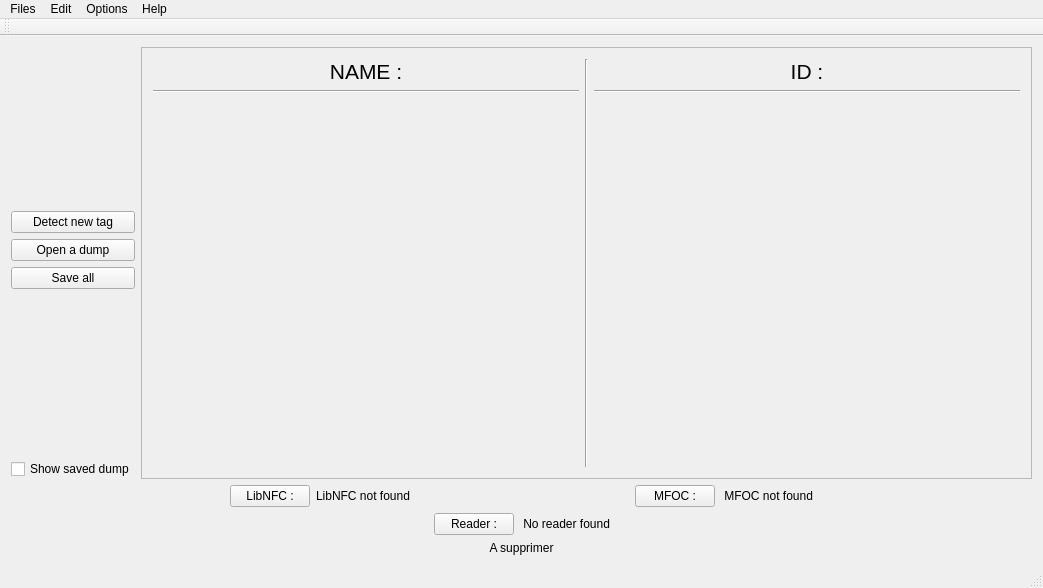
<?xml version="1.0" encoding="UTF-8"?>
<ui version="4.0">
 <class>MainWindow</class>
 <widget class="QMainWindow" name="MainWindow">
  <property name="geometry">
   <rect>
    <x>0</x>
    <y>0</y>
    <width>1043</width>
    <height>588</height>
   </rect>
  </property>
  <property name="windowTitle">
   <string>NFC_flo</string>
  </property>
  <widget class="QWidget" name="centralWidget">
   <layout class="QVBoxLayout" name="verticalLayout_2">
    <item>
     <layout class="QVBoxLayout" name="baseLayout">
      <item>
       <layout class="QHBoxLayout" name="dataLayout">
        <item>
         <layout class="QVBoxLayout" name="buttonsLayout">
          <item>
           <spacer name="verticalSpacer_2">
            <property name="orientation">
             <enum>Qt::Vertical</enum>
            </property>
            <property name="sizeHint" stdset="0">
             <size>
              <width>20</width>
              <height>40</height>
             </size>
            </property>
           </spacer>
          </item>
          <item>
           <widget class="QPushButton" name="ReadpushButton">
            <property name="text">
             <string>Detect new tag</string>
            </property>
           </widget>
          </item>
          <item>
           <widget class="QPushButton" name="LoadPushButton">
            <property name="text">
             <string>Open a dump</string>
            </property>
           </widget>
          </item>
          <item>
           <widget class="QPushButton" name="OpenPushButton">
            <property name="text">
             <string>Save all</string>
            </property>
           </widget>
          </item>
          <item>
           <spacer name="verticalSpacer">
            <property name="orientation">
             <enum>Qt::Vertical</enum>
            </property>
            <property name="sizeHint" stdset="0">
             <size>
              <width>20</width>
              <height>40</height>
             </size>
            </property>
           </spacer>
          </item>
          <item>
           <widget class="QCheckBox" name="ShowSavedCheckBox">
            <property name="text">
             <string>Show saved dump</string>
            </property>
           </widget>
          </item>
         </layout>
        </item>
        <item>
         <widget class="QScrollArea" name="scrollArea">
          <property name="widgetResizable">
           <bool>true</bool>
          </property>
          <widget class="QWidget" name="scrollAreaWidgetContents">
           <property name="geometry">
            <rect>
             <x>0</x>
             <y>0</y>
             <width>901</width>
             <height>430</height>
            </rect>
           </property>
           <layout class="QHBoxLayout" name="horizontalLayout_2">
            <item>
             <layout class="QHBoxLayout" name="dataAgencementLayout">
              <item>
               <layout class="QVBoxLayout" name="NameLayout">
                <item>
                 <widget class="QLabel" name="NameLabel">
                  <property name="font">
                   <font>
                    <pointsize>24</pointsize>
                    <weight>75</weight>
                    <bold>true</bold>
                   </font>
                  </property>
                  <property name="text">
                   <string>&lt;html&gt;&lt;head/&gt;&lt;body&gt;&lt;p align=&quot;center&quot;&gt;&lt;span style=&quot; font-size:16pt; font-weight:400;&quot;&gt;NAME :&lt;/span&gt;&lt;/p&gt;&lt;/body&gt;&lt;/html&gt;</string>
                  </property>
                 </widget>
                </item>
                <item>
                 <widget class="Line" name="line_2">
                  <property name="orientation">
                   <enum>Qt::Horizontal</enum>
                  </property>
                 </widget>
                </item>
                <item>
                 <spacer name="verticalSpacer_3">
                  <property name="orientation">
                   <enum>Qt::Vertical</enum>
                  </property>
                  <property name="sizeHint" stdset="0">
                   <size>
                    <width>20</width>
                    <height>40</height>
                   </size>
                  </property>
                 </spacer>
                </item>
               </layout>
              </item>
              <item>
               <widget class="Line" name="line">
                <property name="orientation">
                 <enum>Qt::Vertical</enum>
                </property>
               </widget>
              </item>
              <item>
               <layout class="QVBoxLayout" name="IDLayout">
                <item>
                 <widget class="QLabel" name="IDLabel">
                  <property name="font">
                   <font>
                    <pointsize>24</pointsize>
                    <weight>75</weight>
                    <bold>true</bold>
                   </font>
                  </property>
                  <property name="text">
                   <string>&lt;html&gt;&lt;head/&gt;&lt;body&gt;&lt;p align=&quot;center&quot;&gt;&lt;span style=&quot; font-size:16pt; font-weight:400;&quot;&gt;ID :&lt;/span&gt;&lt;/p&gt;&lt;/body&gt;&lt;/html&gt;</string>
                  </property>
                 </widget>
                </item>
                <item>
                 <widget class="Line" name="line_3">
                  <property name="orientation">
                   <enum>Qt::Horizontal</enum>
                  </property>
                 </widget>
                </item>
                <item>
                 <spacer name="verticalSpacer_4">
                  <property name="orientation">
                   <enum>Qt::Vertical</enum>
                  </property>
                  <property name="sizeHint" stdset="0">
                   <size>
                    <width>20</width>
                    <height>40</height>
                   </size>
                  </property>
                 </spacer>
                </item>
               </layout>
              </item>
             </layout>
            </item>
           </layout>
          </widget>
         </widget>
        </item>
       </layout>
      </item>
      <item>
       <layout class="QHBoxLayout" name="libDetectionLayout">
        <item>
         <spacer name="horizontalSpacer_4">
          <property name="orientation">
           <enum>Qt::Horizontal</enum>
          </property>
          <property name="sizeHint" stdset="0">
           <size>
            <width>40</width>
            <height>20</height>
           </size>
          </property>
         </spacer>
        </item>
        <item>
         <widget class="QPushButton" name="pushButtonLibNFC">
          <property name="text">
           <string>LibNFC :</string>
          </property>
         </widget>
        </item>
        <item>
         <widget class="QLabel" name="labelLibNFC">
          <property name="text">
           <string>LibNFC not found</string>
          </property>
         </widget>
        </item>
        <item>
         <spacer name="horizontalSpacer_3">
          <property name="orientation">
           <enum>Qt::Horizontal</enum>
          </property>
          <property name="sizeHint" stdset="0">
           <size>
            <width>40</width>
            <height>20</height>
           </size>
          </property>
         </spacer>
        </item>
        <item>
         <widget class="QPushButton" name="pushButtonMFOC">
          <property name="text">
           <string>MFOC :</string>
          </property>
         </widget>
        </item>
        <item>
         <widget class="QLabel" name="labelMFOC">
          <property name="text">
           <string> MFOC not found</string>
          </property>
         </widget>
        </item>
        <item>
         <spacer name="horizontalSpacer_5">
          <property name="orientation">
           <enum>Qt::Horizontal</enum>
          </property>
          <property name="sizeHint" stdset="0">
           <size>
            <width>40</width>
            <height>20</height>
           </size>
          </property>
         </spacer>
        </item>
       </layout>
      </item>
      <item>
       <layout class="QHBoxLayout" name="readerDetectionLayout">
        <item>
         <spacer name="horizontalSpacer">
          <property name="orientation">
           <enum>Qt::Horizontal</enum>
          </property>
          <property name="sizeHint" stdset="0">
           <size>
            <width>40</width>
            <height>20</height>
           </size>
          </property>
         </spacer>
        </item>
        <item>
         <widget class="QPushButton" name="pushButtonReader">
          <property name="text">
           <string>Reader :</string>
          </property>
         </widget>
        </item>
        <item>
         <widget class="QLabel" name="labelReader">
          <property name="text">
           <string> No reader found</string>
          </property>
         </widget>
        </item>
        <item>
         <spacer name="horizontalSpacer_2">
          <property name="orientation">
           <enum>Qt::Horizontal</enum>
          </property>
          <property name="sizeHint" stdset="0">
           <size>
            <width>40</width>
            <height>20</height>
           </size>
          </property>
         </spacer>
        </item>
       </layout>
      </item>
     </layout>
    </item>
    <item>
     <widget class="QLabel" name="testLabel">
      <property name="text">
       <string>&lt;html&gt;&lt;head/&gt;&lt;body&gt;&lt;p align=&quot;center&quot;&gt;A supprimer&lt;/p&gt;&lt;/body&gt;&lt;/html&gt;</string>
      </property>
     </widget>
    </item>
   </layout>
  </widget>
  <widget class="QMenuBar" name="menuBar">
   <property name="geometry">
    <rect>
     <x>0</x>
     <y>0</y>
     <width>1043</width>
     <height>21</height>
    </rect>
   </property>
   <widget class="QMenu" name="menuFiles">
    <property name="title">
     <string>Files</string>
    </property>
    <addaction name="newAction"/>
    <addaction name="openAction"/>
    <addaction name="saveAction"/>
    <addaction name="saveAsAction"/>
    <addaction name="closeAction"/>
   </widget>
   <widget class="QMenu" name="editMenu">
    <property name="title">
     <string>Edit</string>
    </property>
    <addaction name="addKeyAction"/>
    <addaction name="mfocAction"/>
   </widget>
   <widget class="QMenu" name="optionsMenu">
    <property name="title">
     <string>Options</string>
    </property>
    <addaction name="defaultDirectoryAction"/>
    <addaction name="timeOutAction"/>
   </widget>
   <widget class="QMenu" name="aboutMenu">
    <property name="title">
     <string>Help</string>
    </property>
    <addaction name="aboutLibnfcAction"/>
    <addaction name="aboutMfocAction"/>
    <addaction name="aboutThisSoftAction"/>
   </widget>
   <addaction name="menuFiles"/>
   <addaction name="editMenu"/>
   <addaction name="optionsMenu"/>
   <addaction name="aboutMenu"/>
  </widget>
  <widget class="QToolBar" name="mainToolBar">
   <attribute name="toolBarArea">
    <enum>TopToolBarArea</enum>
   </attribute>
   <attribute name="toolBarBreak">
    <bool>false</bool>
   </attribute>
  </widget>
  <widget class="QStatusBar" name="statusBar"/>
  <action name="newAction">
   <property name="text">
    <string>New</string>
   </property>
  </action>
  <action name="openAction">
   <property name="text">
    <string>Open</string>
   </property>
  </action>
  <action name="closeAction">
   <property name="text">
    <string>Close</string>
   </property>
  </action>
  <action name="addKeyAction">
   <property name="text">
    <string>Add a key</string>
   </property>
  </action>
  <action name="defaultDirectoryAction">
   <property name="text">
    <string>Default directory</string>
   </property>
  </action>
  <action name="timeOutAction">
   <property name="text">
    <string>Functions time out</string>
   </property>
  </action>
  <action name="mfocAction">
   <property name="text">
    <string>MFOC</string>
   </property>
  </action>
  <action name="aboutLibnfcAction">
   <property name="text">
    <string>LibNFC</string>
   </property>
  </action>
  <action name="aboutMfocAction">
   <property name="text">
    <string>MFOC</string>
   </property>
  </action>
  <action name="aboutThisSoftAction">
   <property name="text">
    <string>NFC_flo</string>
   </property>
  </action>
  <action name="saveAction">
   <property name="text">
    <string>Save</string>
   </property>
  </action>
  <action name="saveAsAction">
   <property name="text">
    <string>Save as</string>
   </property>
  </action>
 </widget>
 <layoutdefault spacing="6" margin="11"/>
 <resources/>
 <connections/>
</ui>
